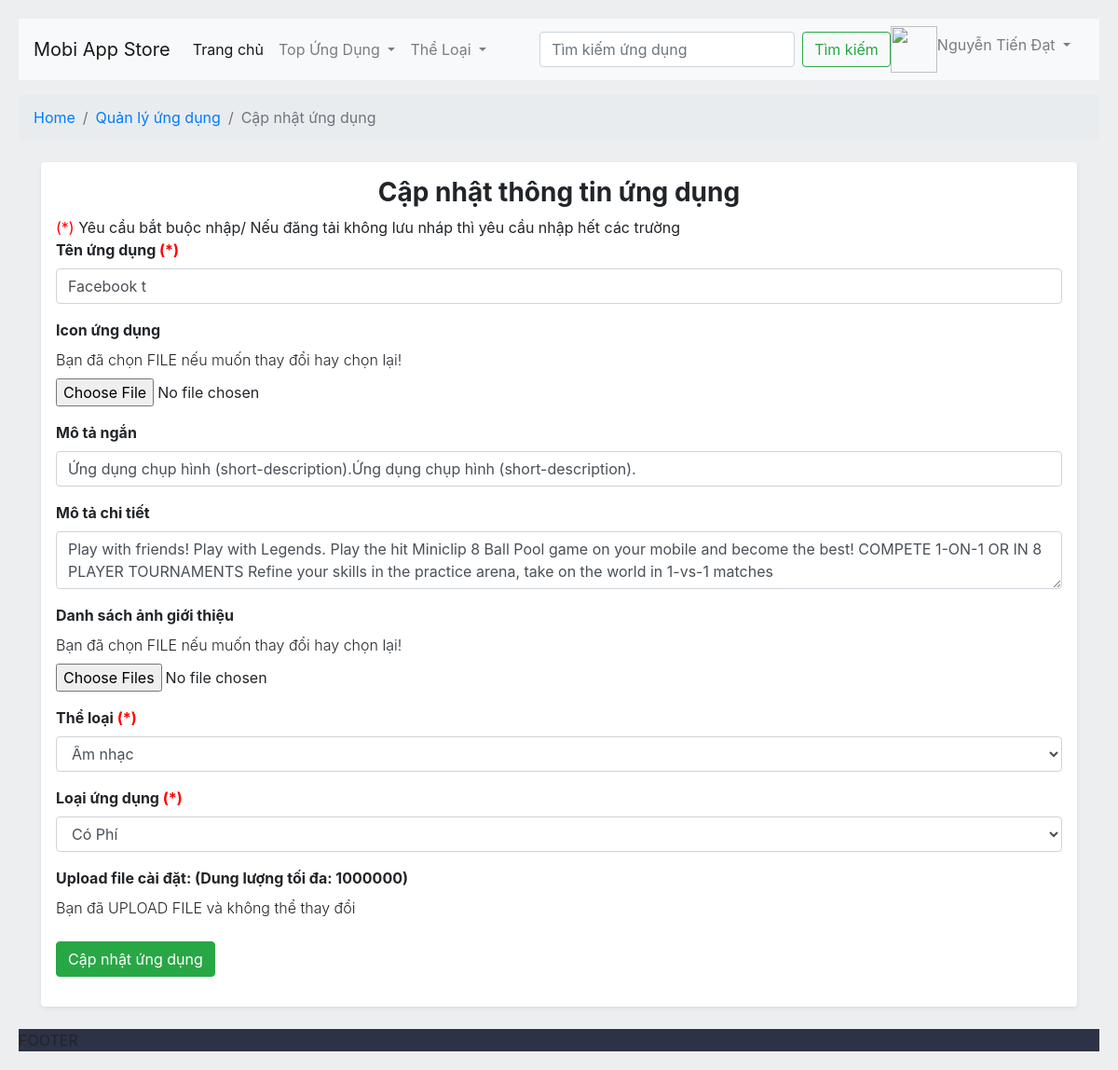
The page /developer/update-application.php?id=1 (signed in) on the database its author committed.
### tables this page shows
CREATE TABLE `apps` (
  `id` int(11) NOT NULL,
  `name` varchar(50) NOT NULL,
  `icon` varchar(256) DEFAULT NULL COMMENT 'Link icon image',
  `images` varchar(500) DEFAULT NULL COMMENT 'List link images',
  `short_description` varchar(256) DEFAULT NULL,
  `detail_description` varchar(500) DEFAULT NULL,
  `price` int(11) DEFAULT NULL COMMENT 'Giá app',
  `status` tinyint(4) NOT NULL DEFAULT '0' COMMENT '0: bản nháp, 1: Đang chờ duyệt, 2: Đã được duyệt, 3: Đã gỡ, 4: Bị từ chối',
  `download_location` varchar(500) DEFAULT NULL COMMENT 'Link download',
  `size` int(11) DEFAULT NULL COMMENT 'Kích thước tập tin',
  `average_rate` tinyint(4) DEFAULT NULL COMMENT 'Đánh giá trung bình (thang điểm 5 sao)',
  `created_time` datetime NOT NULL,
  `created_by` int(11) NOT NULL COMMENT 'id account',
  `updated_time` datetime NOT NULL DEFAULT CURRENT_TIMESTAMP,
  `category_id` int(11) NOT NULL
);

CREATE TABLE `categories` (
  `id` int(11) NOT NULL,
  `name` varchar(20) NOT NULL
);

### __/Config/Config.php (called while the page is built)
<?php
class Config
{
    private static $config = [];
    public static function init()
    {
        self::$config = parse_ini_file(__DIR__ . DIRECTORY_SEPARATOR . 'dev-config.ini');
    }
    public static function get(string $key)
    {
        return self::$config[$key] ?? null;
    }
}

### developer/update-application.php (the view, shortened to what this page needs)
<html>
<head>
<?php
    require_once '../layout/head.php';
    require_once __DIR__ . '/../layout/header.php';
?>
</head>
<?php
    $pdo = Common::getPdo();
    $DOMAIN_URL = Config::get('publicPath');
    $app_id_get = $_GET['id'];
    $sql_get_app = "SELECT * from apps where id = $app_id_get";
    $name = $icon = $descript = $descript_detail = $img_list = $category = $file_setting = '';
    $price = 0;
    $status = 0;
    foreach($pdo->query($sql_get_app) as $v){
        $name = $v['name'];
        $icon = $v['icon'];
        $descript =  $v['short_description'];
        $descript_detail =  $v['detail_description'];
        $img_list =  $v['images'];
        $category =  $v['category_id'];
        $file_setting = $v['download_location'];
        $price = $v['price'];
        $status = $v['status'];
    }
    $sql_get_category = "SELECT * from categories";
?>
<body class="developer-index">
    <nav aria-label="breadcrumb">
        <ol class="breadcrumb">
            <li class="breadcrumb-item"><a href="../">Home</a></li>
            <li class="breadcrumb-item"><a href="./my-dev-app.php">Quản lý ứng dụng</a></li>
            <li class="breadcrumb-item active" aria-current="page">Cập nhật ứng dụng</li>
    </nav>
    <div class="developer-body shadow-sm p-3 m-4 bg-white rounded">
        <h3 class="text-center font-weight-bolder">Cập nhật thông tin ứng dụng</h3>
        <span style="color:red">(*)</span> Yêu cầu bắt buộc nhập/ Nếu đăng tải không lưu nháp thì yêu cầu nhập hết các trường
        <form action="" method="post" id="submitFormPostApp" enctype="multipart/form-data">
            <div class="form-group">
                <label for="name" class="font-weight-bold">Tên ứng dụng <span style="color:red">(*)</span> </label>
                <input type="text" class="form-control" id="name" placeholder="Vui lòng nhập tên ứng dụng" name="name" value="<?=$name?>">
            </div>
            <div class="form-group">
                <label for="icon" class="font-weight-bold">Icon ứng dụng</label>
                <?php if($icon){ ?>
                    <br>
                    <label class="font-weight-light">Bạn đã chọn FILE nếu muốn thay đổi hay chọn lại!</label>
                <?php } ?>
                <input type="file" class="form-control-file" id="icon" name="icon" value="<?=$DOMAIN_URL.$icon?>">
            </div>
            <div class="form-group">
                <label for="descript" class="font-weight-bold">Mô tả ngắn</label>
                <input type="text" class="form-control" id="descript" placeholder="Vui lòng nhập mô tả ngắn" name="descript" value="<?=$descript?>">
            </div>
            <div class="form-group">
                <label for="descript_detail" class="font-weight-bold">Mô tả chi tiết</label>
                <textarea type="text" class="form-control" id="descript_detail" placeholder="Vui lòng nhập mô tả chi tiết" name="descript_detail"><?=$descript_detail?></textarea>
            </div>
            <div class="form-group">
                <label for="img_list" class="font-weight-bold">Danh sách ảnh giới thiệu </label>
                <?php if($img_list){ ?>
                    <br>
                    <label class="font-weight-light">Bạn đã chọn FILE nếu muốn thay đổi hay chọn lại!</label>
                <?php } ?>
                <input type="file" class="form-control-file" id="img_list" name="img_list[]"  multiple="multiple" >
            </div>
            <div class="form-group">
                <label for="category" class="font-weight-bold">Thể loại <span style="color:red">(*)</span> </label>
                <select class="form-control" id="category" name="category">
                    <?php foreach($pdo->query($sql_get_category) as $v){ ?>
                        <option value="<?=$v['id']?>" <?php if($category == $v['id']){echo 'selected';}?>><?=$v['name']?></option>
                    <?php } ?>
                </select>
            </div>
            <div class="form-group">
                <label for="category_app" class="font-weight-bold">Loại ứng dụng <span style="color:red">(*)</span> </label>
                <select class="form-control" id="category_app" name="category_app">
                    <option value="not_free" <?php if($price > 0){echo 'selected';} ?>>Có Phí</option>
                </select>
            </div>
            <div class="form-group">
                <label for="file_setting" class="font-weight-bold">Upload file cài đặt: (Dung lượng tối đa: 1000000)</label>
                <?php if(!$file_setting){ ?>
                    <input type="file" class="form-control-file" id="file_setting" <?php if($status == 2){echo 'disabled';} ?>
                        name="file_setting" accept="zip/*" >
                <?php }else{ ?>
                    <br>
                    <label class="font-weight-light">Bạn đã UPLOAD FILE và không thể thay đổi</label>
                <?php } ?>
            </div>
            <?php if($status == 2 || $status == 1){ ?>
                <button type="button" class="btn btn-success" onclick="clickPostApp()"> Cập nhật ứng dụng </button>
            <?php } ?>
        </form>
    </div>
</body>
<?php require_once __DIR__ . '/../layout/footer.php' ?>
</html>

### style.css (style rules this page uses)
.developer-index { padding: 20px; background-color: #edeeef; }
.developer-index .developer-body { padding: 20px 10px; background-color: #ffff; margin-top: 10px; }

### rows shown on the page
apps: name "Facebook t", descript "Ứng dụng chụp hình (short-description).Ứng dụng chụp hình (short-description).", descript_detail "Play with friends! Play with Legends. Play the hit Miniclip 8 Ball Pool game on your mobile and become the best! COMPETE 1-ON-1 OR IN 8 PLAYER TOURNAMENTS Refine your skills in the practice arena, take on the world in 1-vs-1 matches", category "Âm nhạc", category_app "Có Phí"

### other values the page prints
AccountUtility::getFullName() "Nguyễn Tiến Đạt"
